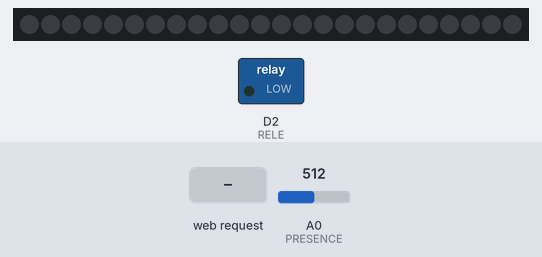
The sketch below on a simulated ESP8266 (NodeMCU). Parts: 24 RGB LEDs in strip order, left to right, switched loads named in the sketch (green lamp = pin HIGH). The test bench sets the inputs (shaded band); at power-on: A0 (PRESENCE) = 512. WiFi joins after 1.5 s; servers stay silent unless stated; what the sketch prints to the serial monitor is not drawn.

Above: at 3.7 s.
3.8 s: HTTP request GET /led/blue/knight received
At 5.9 s:
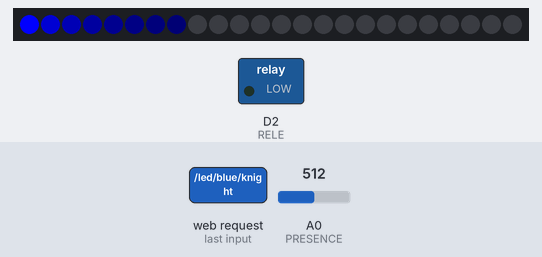
6.5 s: HTTP request GET /led/red/knight received
At 8.9 s:
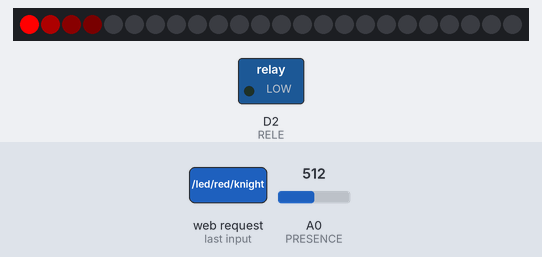
9.2 s: HTTP request GET /led/green/knight received
At 11.5 s:
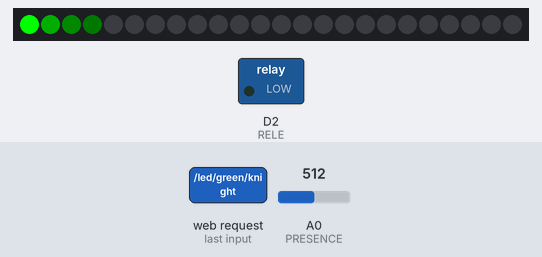
11.9 s: HTTP request GET /led/red/on received
At 12.3 s:
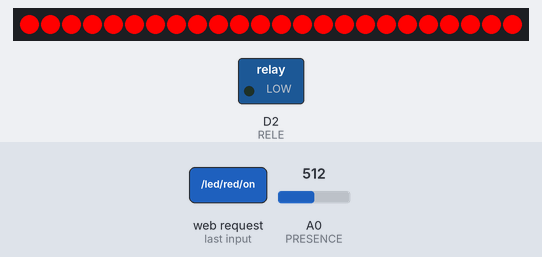
13.4 s: HTTP request GET /led/green/on received
At 14.6 s:
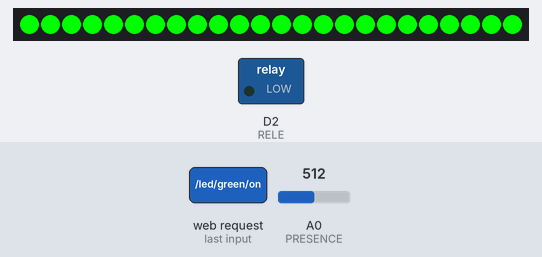
14.9 s: HTTP request GET /led/blue/on received
At 15.6 s:
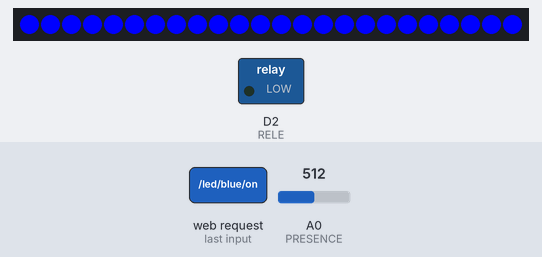
Timing chart, 0 to 17.4 s (numbered marks = the images above; inputs shaded):
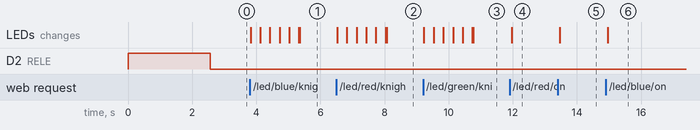

Measured:
- after the input at 3.8 s, the LEDs: first change at once (image 1 shows a later state)
- after the input at 6.5 s, the LEDs: first change at once (image 2 shows a later state)
- after the input at 9.2 s, the LEDs: first change at once (image 3 shows a later state)
- after the input at 11.9 s, the LEDs: change after 0.07 s (image 4)
- after the input at 13.4 s, the LEDs: change after 0.07 s (image 5)
- after the input at 14.9 s, the LEDs: change after 0.06 s (image 6)

The sketch:

magicLamp.ino
```cpp
//NodeMCU 1.0
#include <ESP8266WiFi.h>
#include <Adafruit_NeoPixel.h>

#define PIN D1
#define RELE D2
#define PRESENCE A0
#define NUM_PIXELS  24

const char* ssid = "TNCAP3483C9";
const char* password = "";
bool ligthStatus = false;

// Create NeoPixel object
Adafruit_NeoPixel strip = Adafruit_NeoPixel(NUM_PIXELS, PIN, NEO_GRB + NEO_KHZ800 + NEO_KHZ400);

// Set web server port number to 80
WiFiServer server(80);

// Variable to store the HTTP request
String header;

void lightStrip(int r, int g, int b) {
  for ( int i = 0; i < NUM_PIXELS; i++) {
    strip.setPixelColor(i, r, g, b); strip.show();
  }
}

// clearStrip
void clearStrip() {
  lightStrip(0, 0, 0);
}


void redStrip() {
  lightStrip(255, 0, 0);
}


void greenStrip() {
  lightStrip(0, 255, 0);
}

void blueStrip() {
  lightStrip(0, 0, 255);
}

void whiteStrip() {
  lightStrip(255, 255, 255);
}

uint32_t dimColor(uint32_t color, uint8_t width) {
  return (((color & 0xFF0000) / width) & 0xFF0000) + (((color & 0x00FF00) / width) & 0x00FF00) + (((color & 0x0000FF) / width) & 0x0000FF);
}

// Using a counter and for() loop, input a value 0 to 251 to get a color value.
// The colors transition like: red - org - ylw - grn - cyn - blue - vio - mag - back to red.
// Entering 255 will give you white, if you need it.
uint32_t colorWheel(byte WheelPos) {
  byte state = WheelPos / 21;
  switch (state) {
    case 0: return strip.Color(255, 0, 255 - ((((WheelPos % 21) + 1) * 6) + 127)); break;
    case 1: return strip.Color(255, ((WheelPos % 21) + 1) * 6, 0); break;
    case 2: return strip.Color(255, (((WheelPos % 21) + 1) * 6) + 127, 0); break;
    case 3: return strip.Color(255 - (((WheelPos % 21) + 1) * 6), 255, 0); break;
    case 4: return strip.Color(255 - (((WheelPos % 21) + 1) * 6) + 127, 255, 0); break;
    case 5: return strip.Color(0, 255, ((WheelPos % 21) + 1) * 6); break;
    case 6: return strip.Color(0, 255, (((WheelPos % 21) + 1) * 6) + 127); break;
    case 7: return strip.Color(0, 255 - (((WheelPos % 21) + 1) * 6), 255); break;
    case 8: return strip.Color(0, 255 - ((((WheelPos % 21) + 1) * 6) + 127), 255); break;
    case 9: return strip.Color(((WheelPos % 21) + 1) * 6, 0, 255); break;
    case 10: return strip.Color((((WheelPos % 21) + 1) * 6) + 127, 0, 255); break;
    case 11: return strip.Color(255, 0, 255 - (((WheelPos % 21) + 1) * 6)); break;
    default: return strip.Color(0, 0, 0); break;
  }
}
// Cycles - one cycle is scanning through all pixels left then right (or right then left)
// Speed - how fast one cycle is (32 with 16 pixels is default KnightRider speed)
// Width - how wide the trail effect is on the fading out LEDs.  The original display used
//         light bulbs, so they have a persistance when turning off.  This creates a trail.
//         Effective range is 2 - 8, 4 is default for 16 pixels.  Play with this.
// Color - 32-bit packed RGB color value.  All pixels will be this color.
// knightRider(cycles, speed, width, color);
void knightRider(uint16_t cycles, uint16_t speed, uint8_t width, uint32_t color) {
  uint32_t old_val[NUM_PIXELS]; // up to 256 lights!
  // Larson time baby!
  for (int i = 0; i < cycles; i++) {
    for (int count = 1; count < NUM_PIXELS; count++) {
      strip.setPixelColor(count, color);
      old_val[count] = color;
      for (int x = count; x > 0; x--) {
        old_val[x - 1] = dimColor(old_val[x - 1], width);
        strip.setPixelColor(x - 1, old_val[x - 1]);
      }
      strip.show();
      delay(speed);
    }
    for (int count = NUM_PIXELS - 1; count >= 0; count--) {
      strip.setPixelColor(count, color);
      old_val[count] = color;
      for (int x = count; x <= NUM_PIXELS ; x++) {
        old_val[x - 1] = dimColor(old_val[x - 1], width);
        strip.setPixelColor(x + 1, old_val[x + 1]);
      }
      strip.show();
      delay(speed);
    }
  }
}

void setup() {
  Serial.begin(115200);
  Serial.print("Begin ! ");
  // Initialize the rele variables as outputs
  pinMode(RELE, OUTPUT);
  //pinMode(PRESENCE, INPUT_PULLUP);
  //digitalWrite(PRESENCE,LOW);
  digitalWrite(RELE, HIGH); // Main light off
  Serial.print("Rele ok ! ");
  strip.begin();
  clearStrip(); // Initialize all pixels to 'off'
  delay(1000);

  // Connect to Wi-Fi network with SSID and password
  Serial.print("Connecting to ");
  Serial.println(ssid);
  WiFi.begin(ssid, password);
  while (WiFi.status() != WL_CONNECTED) {
    delay(500);
    Serial.print(".");
  }
  // Print local IP address and start web server
  Serial.println("");
  Serial.println("WiFi connected.");
  Serial.println("IP address: ");
  Serial.println(WiFi.localIP());
  server.begin();
}

void loop() {
  delay(30);
  int v=analogRead(PRESENCE);

  if(v>500){
    digitalWrite(RELE, LOW);
    Serial.println("Presence detected.");

    }else{
    digitalWrite(RELE, HIGH);
    // Gestire stato
    }
  WiFiClient client = server.available();   // Listen for incoming clients

  if (client) {                             // If a new client connects,
    Serial.println("New Client.");          // print a message out in the serial port
    String currentLine = "";                // make a String to hold incoming data from the client
    while (client.connected()) {            // loop while the client's connected
      if (client.available()) {             // if there's bytes to read from the client,
        char c = client.read();             // read a byte, then
        Serial.write(c);                    // print it out the serial monitor
        header += c;
        if (c == '\n') {                    // if the byte is a newline character
          // if the current line is blank, you got two newline characters in a row.
          // that's the end of the client HTTP request, so send a response:
          if (currentLine.length() == 0) {
            // HTTP headers always start with a response code (e.g. HTTP/1.1 200 OK)
            // and a content-type so the client knows what's coming, then a blank line:
            client.println("HTTP/1.1 200 OK");
            client.println("Content-type:text/html");
            client.println("Connection: close");
            client.println();

            // turns the GPIOs on and off
            if (header.indexOf("GET /rele/on") >= 0) {
              Serial.println("Rele on");
              ligthStatus=true;
              digitalWrite(RELE, LOW);

            } else if (header.indexOf("GET /rele/off") >= 0) {
              Serial.println("Rele off");
              ligthStatus=false;
              digitalWrite(RELE, HIGH);

            } else if (header.indexOf("GET /led/red/on") >= 0) {
              Serial.println("Led RED on");
              redStrip();

            } else if (header.indexOf("GET /led/off") >= 0) {
              Serial.println("Led off");
              clearStrip();

            } else if (header.indexOf("GET /led/green/on") >= 0) {
              Serial.println("Led Green ON");
              greenStrip();

            } else if (header.indexOf("GET /led/blue/on") >= 0) {
              Serial.println("Led Blue ON");
              blueStrip();

            } else if (header.indexOf("GET /led/white/on") >= 0) {
              Serial.println("Led White ON");
              whiteStrip();

            } else if (header.indexOf("GET /led/blue/knight") >= 0) {
              Serial.println("Led Blue Knight");
              knightRider(3, 32, 2, 0x0000FF); // Cycles, Speed, Width, RGB Color (blue)

            } else if (header.indexOf("GET /led/red/knight") >= 0) {
              Serial.println("Led Red Knight");
              knightRider(3, 32, 5, 0xFF0000); // Cycles, Speed, Width, RGB Color (red)

            } else if (header.indexOf("GET /led/green/knight") >= 0) {
              Serial.println("Led Green Knight");
              knightRider(3, 32, 5, 0x00FF00); // Cycles, Speed, Width, RGB Color (green)
            }

            // Display the HTML web page
            client.println("<!DOCTYPE html><html>");
            client.println("<head><meta name=\"viewport\" content=\"width=device-width, initial-scale=1\">");
            client.println("<link rel=\"icon\" href=\"data:,\">");

            // Web Page Heading
            client.println("<body><h1>ESP8266 Web Server</h1> OK");


            client.println("</body></html>");

            // The HTTP response ends with another blank line
            client.println();
            // Break out of the while loop
            break;
          } else { // if you got a newline, then clear currentLine
            currentLine = "";
          }
        } else if (c != '\r') {  // if you got anything else but a carriage return character,
          currentLine += c;      // add it to the end of the currentLine
        }
      }
    }
    // Clear the header variable
    header = "";
    // Close the connection
    client.stop();
    Serial.println("Client disconnected.");
    Serial.println("");
  }
}
```
